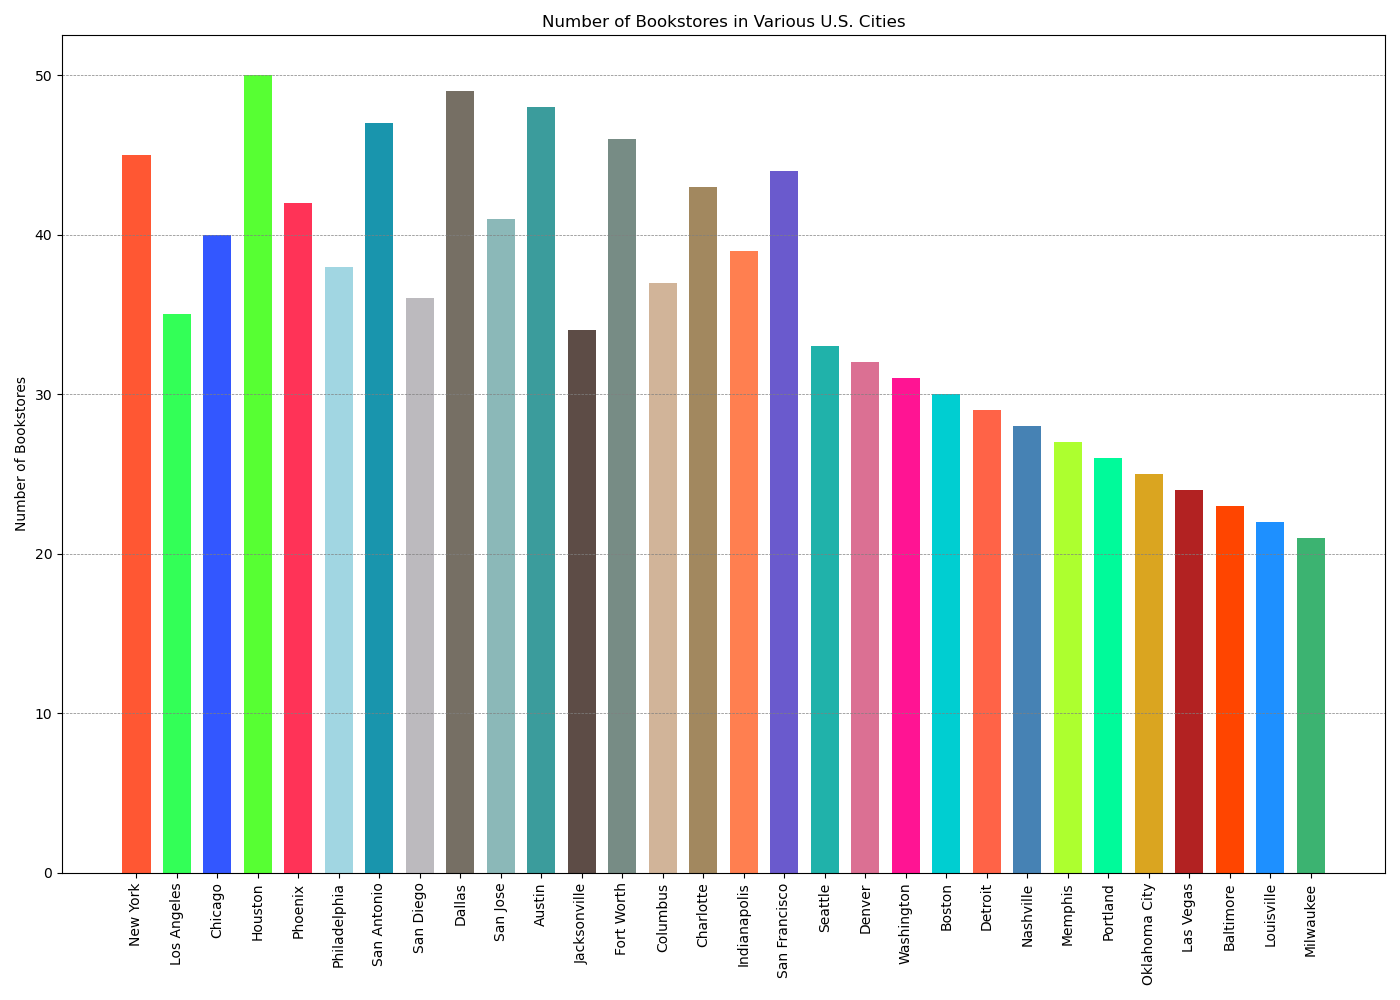

The script that drew this image:

import matplotlib.pyplot as plt

cities = ['New York', 'Los Angeles', 'Chicago', 'Houston', 'Phoenix', 'Philadelphia', 
          'San Antonio', 'San Diego', 'Dallas', 'San Jose', 'Austin', 'Jacksonville', 
          'Fort Worth', 'Columbus', 'Charlotte', 'Indianapolis', 'San Francisco', 
          'Seattle', 'Denver', 'Washington', 'Boston', 'Detroit', 'Nashville', 
          'Memphis', 'Portland', 'Oklahoma City', 'Las Vegas', 'Baltimore', 
          'Louisville', 'Milwaukee']
bookstores = [45, 35, 40, 50, 42, 38, 47, 36, 49, 41, 48, 34, 46, 37, 43, 39, 44, 33, 
              32, 31, 30, 29, 28, 27, 26, 25, 24, 23, 22, 21]

colors = ['#FF5733', '#33FF57', '#3357FF', '#57FF33', '#FF3357', '#A1D6E2', '#1995AD', 
          '#BCBABE', '#766F64', '#8BB8B8', '#3B9C9C', '#5D4C46', '#778C85', '#D1B499', 
          '#A2885F', '#FF7F50', '#6A5ACD', '#20B2AA', '#DB7093', '#FF1493', '#00CED1', 
          '#FF6347', '#4682B4', '#ADFF2F', '#00FA9A', '#DAA520', '#B22222', '#FF4500', 
          '#1E90FF', '#3CB371']

plt.figure(figsize=(14, 10))
plt.bar(cities, bookstores, color=colors, width=0.7)

plt.ylabel('Number of Bookstores')
plt.title('Number of Bookstores in Various U.S. Cities')
plt.grid(axis='y', color='gray', linestyle='--', linewidth=0.5)

plt.xticks(rotation=90)
plt.tight_layout()

plt.show()
